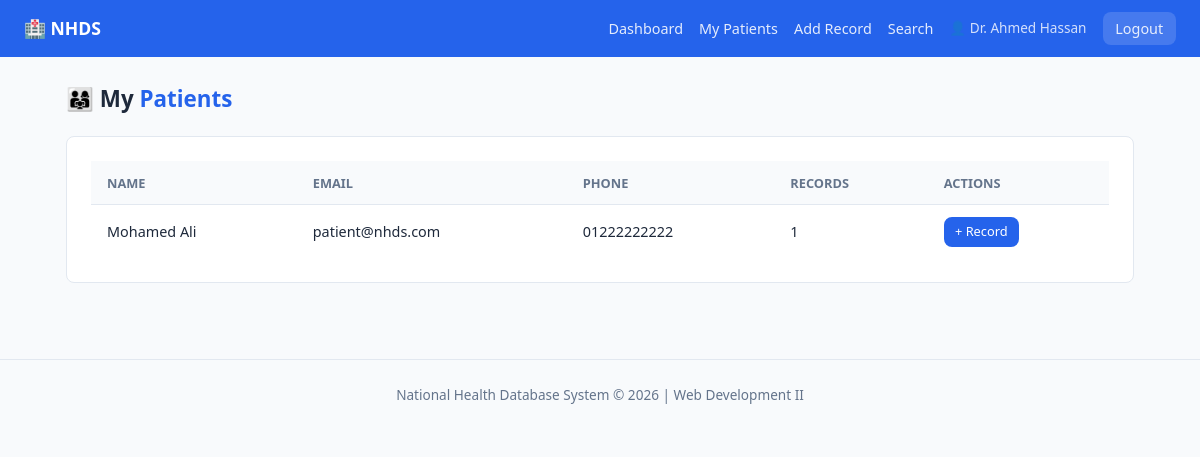
The page /pages/doctor/patients.php (signed in) on the database its author committed.
### tables this page shows
CREATE TABLE IF NOT EXISTS users (
  id          INT          NOT NULL AUTO_INCREMENT,
  name        VARCHAR(100) NOT NULL,
  email       VARCHAR(150) NOT NULL UNIQUE,
  password    VARCHAR(255) NOT NULL,           
  role        ENUM('admin','doctor','patient') NOT NULL,
  phone       VARCHAR(20)  DEFAULT NULL,
  created_at  TIMESTAMP    NOT NULL DEFAULT CURRENT_TIMESTAMP,

  PRIMARY KEY (id),
  INDEX idx_email (email),
  INDEX idx_role  (role)
);

### classes/Database.php (called while the page is built, shortened)
<?php
class Database {
    private static ?Database $instance = null;
    private PDO $connection;
    private function __construct() {
        $dsn = "mysql:host=" . DB_HOST . ";dbname=" . DB_NAME . ";charset=" . DB_CHAR;
        $options = [
            PDO::ATTR_ERRMODE            => PDO::ERRMODE_EXCEPTION,
            PDO::ATTR_DEFAULT_FETCH_MODE => PDO::FETCH_ASSOC,
            PDO::ATTR_EMULATE_PREPARES   => false,
        ];
        try {
            $this->connection = new PDO($dsn, DB_USER, DB_PASS, $options);
        } catch (PDOException $e) {
            die(json_encode(['error' => 'Database connection failed: ' . $e->getMessage()]));
        }
    }
    public static function getInstance(): Database {
        if (self::$instance === null) {
            self::$instance = new Database();
        }
        return self::$instance;
    }
    public function getConnection(): PDO {
        return $this->connection;
    }
}

### classes/User.php (called while the page is built, shortened)
<?php
class User {
    public function __construct() {
        $this->db = Database::getInstance()->getConnection();
    }
}

### classes/Doctor.php (called while the page is built, shortened)
<?php
class Doctor extends User {
    public function getMyPatients(): array {
        $stmt = $this->db->prepare(
            "SELECT DISTINCT u.id, u.name, u.email, u.phone,
                    COUNT(mr.id) AS record_count
             FROM users u
             JOIN medical_records mr ON mr.patient_id = u.id
             WHERE mr.doctor_id = ?
             GROUP BY u.id
             ORDER BY u.name"
        );
        $stmt->execute([$_SESSION['user_id']]);
        return $stmt->fetchAll();
    }
}

### pages/doctor/patients.php (the view, shortened to what this page needs)
<?php
$doctor   = new Doctor();
$patients = $doctor->getMyPatients();
include __DIR__ . '/../../includes/header.php';
?>
<h1 class="page-title">👨‍👩‍👧 My <span>Patients</span></h1>
<div class="card">
  <div class="table-wrap">
    <table>
      <thead><tr><th>Name</th><th>Email</th><th>Phone</th><th>Records</th><th>Actions</th></tr></thead>
      <tbody>
        <?php foreach ($patients as $p): ?>
        <tr>
          <td><?= htmlspecialchars($p['name']) ?></td>
          <td><?= htmlspecialchars($p['email']) ?></td>
          <td><?= htmlspecialchars($p['phone'] ?? '—') ?></td>
          <td><?= $p['record_count'] ?></td>
          <td><a href="add_record.php?patient_id=<?= $p['id'] ?>" class="btn btn-primary btn-sm">+ Record</a></td>
        </tr>
        <?php endforeach; ?>
      </tbody>
    </table>
  </div>
</div>
<?php include __DIR__ . '/../../includes/footer.php'; ?>

### assets/style.css (style rules this page uses)
:root { --primary: #2563eb; --primary-d: #1d4ed8; --success: #16a34a; --danger: #dc2626; --warning: #d97706; --info: #0891b2; --bg: #f8fafc; --surface: #ffffff; --border: #e2e8f0; --text: #1e293b; --muted: #64748b; --radius: 8px; --shadow: 0 1px 3px rgba(0,0,0,.1); }
* { box-sizing: border-box; margin: 0; padding: 0; }
body { font-family: 'Segoe UI', system-ui, sans-serif; background: var(--bg); color: var(--text); font-size: 15px; line-height: 1.6; }
.card { background:var(--surface); border:1px solid var(--border); border-radius:var(--radius); padding:1.5rem; margin-bottom:1.25rem; }
.table-wrap { overflow-x:auto; }
table { width:100%; border-collapse:collapse; font-size:.9rem; }
thead { background:var(--bg); }
th,td { padding:.7rem 1rem; text-align:left; border-bottom:1px solid var(--border); }
th { font-weight:600; color:var(--muted); font-size:.8rem; text-transform:uppercase; }
tr:last-child td { border-bottom:none; }
.btn { display:inline-block; padding:.55rem 1.1rem; border-radius:var(--radius); font-size:.9rem; font-weight:500; cursor:pointer; text-decoration:none; border:none; }
.btn-primary { background:var(--primary); color:#fff; }
.btn-sm { padding:.3rem .7rem; font-size:.8rem; }
.page-title { font-size:1.4rem; font-weight:700; margin-bottom:1.25rem; }
.page-title span { color:var(--primary); }

### rows shown on the page
users: name "Mohamed Ali", email "patient@nhds.com", phone "01222222222", record_count "1"

### other values the page prints
$userName "Dr. Ahmed Hassan"
